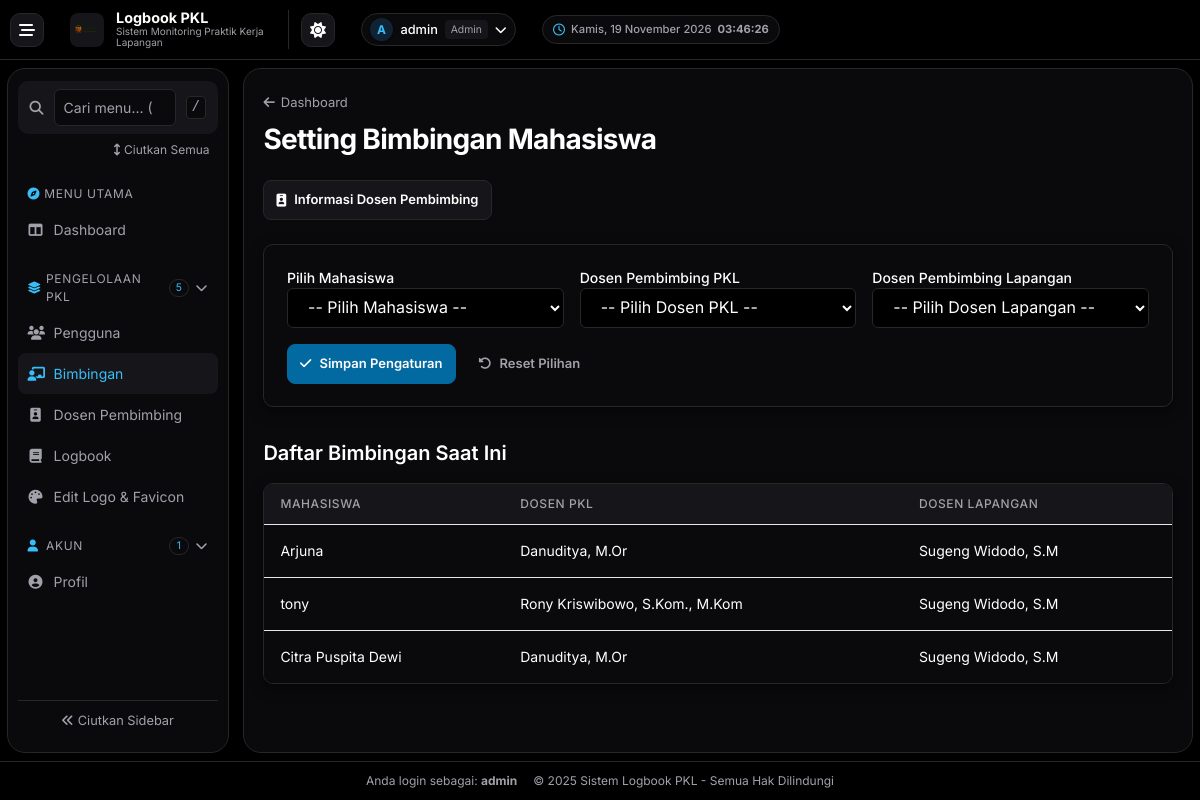
The app's page /admin/bimbingan.php (signed in) with its own data.
### tables this page shows
CREATE TABLE IF NOT EXISTS `settings` (
  `setting_key` varchar(50) NOT NULL,
  `setting_value` text NOT NULL,
  `updated_at` timestamp NOT NULL DEFAULT CURRENT_TIMESTAMP ON UPDATE CURRENT_TIMESTAMP,
  PRIMARY KEY (`setting_key`)
);

CREATE TABLE `bimbingan` (
  `id` int(11) NOT NULL,
  `id_mahasiswa` int(11) NOT NULL,
  `id_dospem_pkl` int(11) DEFAULT NULL,
  `id_dospem_lapangan` int(11) DEFAULT NULL
);

CREATE TABLE `users` (
  `id` int(11) NOT NULL,
  `nama` varchar(100) DEFAULT NULL,
  `username` varchar(50) DEFAULT NULL,
  `password` varchar(255) DEFAULT NULL,
  `role` enum('admin','mahasiswa','dosen_pkl','dosen_lapangan') NOT NULL,
  `created_at` timestamp NOT NULL DEFAULT current_timestamp(),
  `remember_token` varchar(64) DEFAULT NULL,
  `prodi` varchar(100) DEFAULT NULL,
  `email_verified` tinyint(1) DEFAULT 0,
  `phone` varchar(15) DEFAULT NULL,
  `profile_image` varchar(255) DEFAULT NULL
);

### includes/settings.php (called while the page is built, shortened)
<?php
if (!function_exists('get_app_settings')) {
    function get_app_settings() {
        global $conn;
        static $settings_cache = null;
        if ($settings_cache !== null) {
            return $settings_cache;
        }
        $defaults = [
            'app_logo'           => 'assets/images/dashboard-logo-uam.png',
            'app_favicon'        => 'assets/images/dashboard-logo-uam.png',
            'app_logo_login'     => 'assets/images/uam1.png',
            'app_logo_secondary' => 'assets/images/dikti.png',
            'app_name'           => 'Logbook PKL',
            'app_desc'           => 'Sistem Monitoring Praktik Kerja Lapangan'
        ];
        $res = $conn->query("SELECT setting_key, setting_value FROM settings");
        if ($res && $res->num_rows > 0) {
            while ($row = $res->fetch_assoc()) {
                $defaults[$row['setting_key']] = $row['setting_value'];
            }
        }
        $settings_cache = $defaults;
        return $settings_cache;
    }
}
if (!function_exists('get_setting')) {
    function get_setting($key, $default = '') {
        $settings = get_app_settings();
        return $settings[$key] ?? $default;
    }
}

### admin/bimbingan.php (the view, shortened to what this page needs)
<?php
include '../config/db.php';
$bimbingan_list = $conn->query("
    SELECT b.id_mahasiswa, u.nama AS mahasiswa, pkl.nama AS dospem_pkl, lapangan.nama AS dospem_lapangan
    FROM bimbingan b
    JOIN users u ON b.id_mahasiswa = u.id
    LEFT JOIN users pkl ON b.id_dospem_pkl = pkl.id
    LEFT JOIN users lapangan ON b.id_dospem_lapangan = lapangan.id
");
include '../includes/header.php';
?>
<div class="dashboard-page">
    <div class="admin-list-header">
        <div>
            <a href="dashboard.php" class="admin-list-back">
                <i class="fas fa-arrow-left" aria-hidden="true"></i> Dashboard
            </a>
            <h2 class="dashboard-title">Setting Bimbingan Mahasiswa</h2>
        </div>
    </div>
    <div class="mb-6 flex justify-between items-center">
        <a href="dosen_pembimbing.php" class="admin-button">
            <i class="fas fa-id-badge" aria-hidden="true"></i> Informasi Dosen Pembimbing
        </a>
    </div>
    <div class="dashboard-panel dashboard-section mb-8">
        <form method="post" class="dashboard-form-grid dashboard-form-assignments">
            <div>
                <label class="block text-sm font-medium text-gray-700">Pilih Mahasiswa</label>
                <select name="mahasiswa" required class="w-full px-4 py-2 border border-gray-300 rounded-md">
                    <option value="">-- Pilih Mahasiswa --</option>
                </select>
            </div>
            <div>
                <label class="block text-sm font-medium text-gray-700">Dosen Pembimbing PKL</label>
                <select name="dospem_pkl" required class="w-full px-4 py-2 border border-gray-300 rounded-md">
                    <option value="">-- Pilih Dosen PKL --</option>
                </select>
            </div>
            <div>
                <label class="block text-sm font-medium text-gray-700">Dosen Pembimbing Lapangan</label>
                <select name="dospem_lapangan" required class="w-full px-4 py-2 border border-gray-300 rounded-md">
                    <option value="">-- Pilih Dosen Lapangan --</option>
                </select>
            </div>
            <div class="dashboard-page-toolbar dashboard-form-actions">
                <button type="submit" class="admin-button admin-button-primary">
                    <i class="fas fa-check" aria-hidden="true"></i> Simpan Pengaturan
                </button>
                <button type="reset" class="admin-button admin-button-quiet">
                    <i class="fas fa-rotate-left" aria-hidden="true"></i> Reset Pilihan
                </button>
            </div>
        </form>
    </div>
    <h3 class="text-xl font-semibold text-gray-800 mb-4">Daftar Bimbingan Saat Ini</h3>
    <div class="dashboard-panel dashboard-table-scroll" tabindex="0" role="region" aria-label="Tabel Pengaturan Bimbingan Mahasiswa">
        <table class="min-w-full divide-y divide-gray-200">
            <thead class="bg-gray-50">
                <tr>
                    <th class="px-6 py-3 text-left text-xs font-medium text-gray-500 uppercase tracking-wider">Mahasiswa</th>
                    <th class="px-6 py-3 text-left text-xs font-medium text-gray-500 uppercase tracking-wider">Dosen PKL</th>
                    <th class="px-6 py-3 text-left text-xs font-medium text-gray-500 uppercase tracking-wider">Dosen Lapangan</th>
                </tr>
            </thead>
            <tbody class="bg-white divide-y divide-gray-200">
                <?php while ($row = $bimbingan_list->fetch_assoc()): ?>
                    <tr>
                        <td class="px-6 py-4 whitespace-nowrap text-sm text-gray-900"><?= htmlspecialchars($row['mahasiswa']) ?></td>
                        <td class="px-6 py-4 whitespace-nowrap text-sm text-gray-700"><?= htmlspecialchars($row['dospem_pkl']) ?: '–' ?></td>
                        <td class="px-6 py-4 whitespace-nowrap text-sm text-gray-700"><?= htmlspecialchars($row['dospem_lapangan']) ?: '–' ?></td>
                    </tr>
                <?php endwhile; ?>
            </tbody>
        </table>
    </div>
</div>
<?php include '../includes/footer.php'; ?>

### includes/header.php (shortened to what this page needs)
<?php
$base_path = '';
if (strpos($_SERVER['PHP_SELF'], 'admin/') !== false) {
    $base_path = '../';
} elseif (strpos($_SERVER['PHP_SELF'], 'mahasiswa/') !== false ||
          strpos($_SERVER['PHP_SELF'], 'dosen_pkl/') !== false ||
          strpos($_SERVER['PHP_SELF'], 'dosen_lapangan/') !== false) {
    $base_path = '../';
}
$role_dashboard = [
    'admin' => $base_path . 'admin/dashboard.php',
    'mahasiswa' => $base_path . 'mahasiswa/dashboard.php',
    'dosen_pkl' => $base_path . 'dosen_pkl/dashboard.php',
    'dosen_lapangan' => $base_path . 'dosen_lapangan/dashboard.php'
];
$current_role = $_SESSION['user']['role'];
$dashboard_url = $role_dashboard[$current_role] ?? '../index.php';
$is_impersonating = isset($_SESSION['impersonator_id']);
?>
<!DOCTYPE html>
<html lang="id">
<head>
    <?php
    $app_favicon = function_exists('get_setting') ? get_setting('app_favicon', 'assets/images/dashboard-logo-uam.png') : 'assets/images/dashboard-logo-uam.png';
    $app_logo    = function_exists('get_setting') ? get_setting('app_logo', 'assets/images/dashboard-logo-uam.png') : 'assets/images/dashboard-logo-uam.png';
    $app_name    = function_exists('get_setting') ? get_setting('app_name', 'Logbook PKL') : 'Logbook PKL';
    $app_desc    = function_exists('get_setting') ? get_setting('app_desc', 'Sistem Monitoring Praktik Kerja Lapangan') : 'Sistem Monitoring Praktik Kerja Lapangan';
    ?>
    <script src="https://cdn.tailwindcss.com"></script>
    <link rel="stylesheet" href="https://cdnjs.cloudflare.com/ajax/libs/font-awesome/6.5.0/css/all.min.css">
    <link rel="stylesheet" href="<?= $base_path ?>assets/css/dashboard.css">
</head>
<body class="min-h-screen pkl-dashboard<?= $is_impersonating ? ' is-impersonating' : '' ?>">
<nav class="sticky top-0 z-50" aria-label="Bilah atas">
    <div>
        <div class="flex justify-between items-center h-16">
            <div class="flex items-center space-x-4">
                <button type="button" id="dashboardSidebarToggle" class="dashboard-sidebar-toggle"
                        aria-label="Menu navigasi" aria-controls="dashboardSidebar" aria-expanded="false">
                    <i class="fas fa-bars-staggered" aria-hidden="true"></i>
                </button>
                <a href="<?= $dashboard_url ?>" class="flex items-center space-x-3">
                    <?php if (!empty($app_logo) && file_exists(__DIR__ . '/../' . $app_logo)): ?>
                        <div class="w-10 h-10 bg-white rounded-lg flex items-center justify-center shadow overflow-hidden p-1">
                            <img src="<?= $base_path . htmlspecialchars($app_logo) ?>?v=<?= filemtime(__DIR__ . '/../' . $app_logo) ?>" alt="Logo <?= htmlspecialchars($app_name) ?>" class="max-w-full max-h-full object-contain">
                        </div>
                    <?php else: ?>
                        <div class="w-10 h-10 bg-white rounded-lg flex items-center justify-center shadow">
                            <i class="fas fa-graduation-cap text-blue-600 text-lg" aria-hidden="true"></i>
                        </div>
                    <?php endif; ?>
                    <div class="hidden md:block">
                        <h1 class="text-lg font-bold text-white"><?= htmlspecialchars($app_name) ?></h1>
                        <p class="text-xs text-blue-100"><?= htmlspecialchars($app_desc) ?></p>
                    </div>
                </a>
            </div>
            <div class="flex items-center space-x-4">
                <button type="button" id="dashboardThemeToggle" class="dashboard-sidebar-toggle dashboard-theme-toggle"
                        aria-label="Mode gelap" aria-pressed="true" title="Ganti ke tema terang">
                    <i class="fas fa-sun" aria-hidden="true"></i>
                </button>
                <div class="hidden md:block text-right">
                    <i class="far fa-clock dashboard-clock-icon" aria-hidden="true"></i>
                    <div id="tanggal" class="text-sm font-medium text-blue-100"></div>
                    <div id="jam" class="text-xs text-white/90 time"></div>
                </div>
                <div class="relative">
                    <button id="userMenuButton" class="flex items-center space-x-3 focus:outline-none focus:ring-2 focus:ring-white/30 rounded-lg p-1">
                        <div class="w-10 h-10 rounded-full border-2 border-white overflow-hidden bg-gradient-to-r from-blue-400 to-purple-400 flex items-center justify-center shadow">
                            <?php if (isset($_SESSION['user']['profile_image']) && !empty($_SESSION['user']['profile_image'])): ?>
                                <img src="<?= $base_path ?>assets/uploads/profiles/<?= htmlspecialchars($_SESSION['user']['profile_image']) ?>"
                                     alt="Profile"
                                     class="w-full h-full object-cover">
                            <?php else: ?>
                                <span class="text-white font-bold text-lg">
                                    <?= strtoupper(substr($_SESSION['user']['nama'], 0, 1)) ?>
                                </span>
                            <?php endif; ?>
                        </div>
                        <div class="dashboard-account-label hidden md:block text-left">
                            <div class="text-sm font-medium text-white"><?= htmlspecialchars($_SESSION['user']['nama']) ?></div>
                            <div class="text-xs text-blue-100 capitalize"><?= $current_role ?></div>
                        </div>
                        <i class="fas fa-chevron-down text-white text-xs hidden md:block"></i>
                    </button>
                </div>
            </div>
        </div>
    </div>
</nav>
<div class="dashboard-layout" id="dashboardLayout">
<?php require __DIR__ . '/dashboard-sidebar.php'; ?>
<main id="dashboardMain">

### includes/header.php (style rules this page uses)
body { font-family: 'Inter', sans-serif; }
.time { font-size: 0.875rem; line-height: 1.25rem; }

### records on screen
settings: setting_key "Logbook PKL"
bimbingan: id_mahasiswa.nama "Arjuna", id_dospem_pkl.nama "Danuditya, M.Or", id_dospem_lapangan.nama "Sugeng Widodo, S.M"
bimbingan: id_mahasiswa.nama "tony", id_dospem_pkl.nama "Rony Kriswibowo, S.Kom., M.Kom", id_dospem_lapangan.nama "Sugeng Widodo, S.M"
bimbingan: id_mahasiswa.nama "Citra Puspita Dewi", id_dospem_pkl.nama "Danuditya, M.Or", id_dospem_lapangan.nama "Sugeng Widodo, S.M"

### other values on screen
$app_desc "Sistem Monitoring Praktik Kerja Lapangan"
substr($_SESSION['user']['nama'], 0, 1) "A"
$_SESSION['user']['nama'] "admin"
$current_role "Admin"
$label_link "Dashboard"
$label "PENGELOLAAN PKL"
count($links) "5"
$label_link "Pengguna"
$label_link "Bimbingan"
$label_link "Dosen Pembimbing"
$label_link "Logbook"
$label_link "Edit Logo & Favicon"
$label "AKUN"
count($links) "1"
$label_link "Profil"
